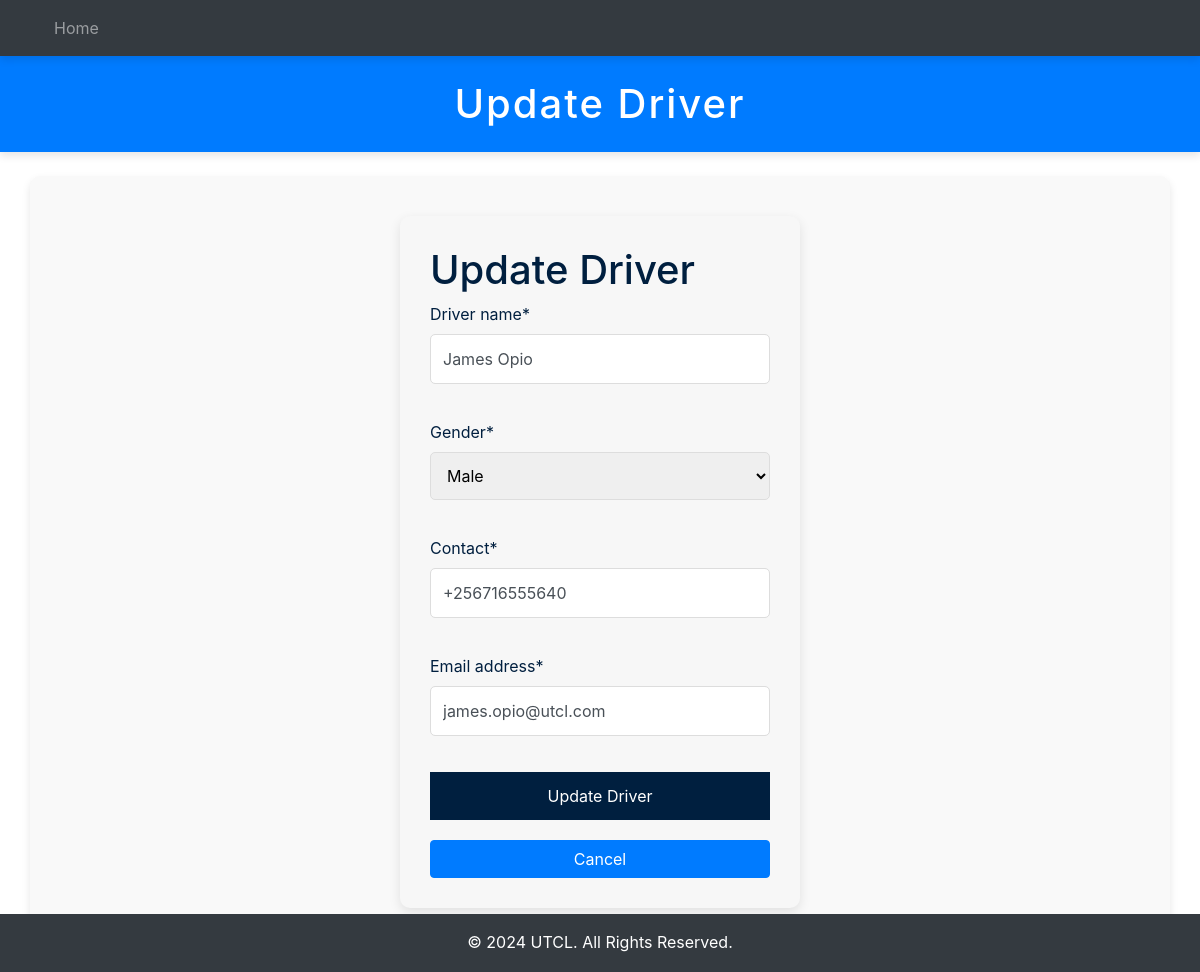
Page /drivers/edit/4/ on the earlier database version.
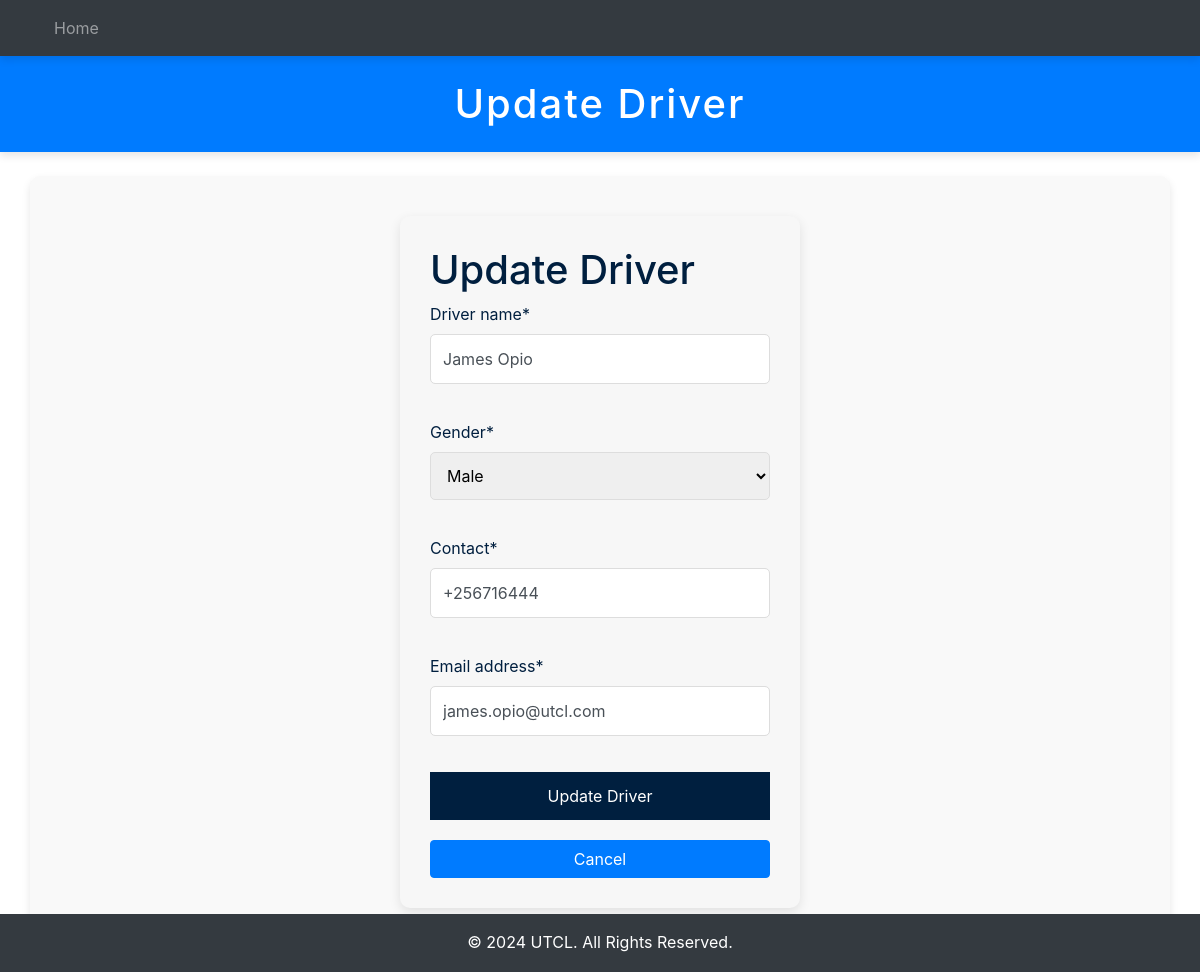
Same page on the later database version.
### fleetApp/models.py (models this page shows, shortened)
class Driver(models.Model):
  GENDER_OPTION = [
    ("M", "Male"),
    ("F", "Female")
  ]
  driver_name = models.CharField(max_length=50)
  gender = models.CharField(max_length=2, choices=GENDER_OPTION)
  contact = models.CharField(max_length=20)
  email_address = models.EmailField()
  vehicle = models.ForeignKey(Vehicle, on_delete=models.SET_NULL, null=True)

### fleetApp/views.py (the view)
# urls.py: path('drivers/edit/<int:driver_id>/', views.edit_driver, name='edit_driver'),
def edit_driver(request, driver_id):
    driver = get_object_or_404(Driver, id=driver_id)
    if request.method == 'POST':
        form = DriverForm(request.POST, instance=driver)
        if form.is_valid():
            form.save()
            return redirect('drivers')
    else:
        form = DriverForm(instance=driver)
    context = {
        'form': form,
        'driver': driver,
    }
    return render(request, 'fleetApp/driver/edit_driver.html', context)

### fleetApp/forms.py
class DriverForm(forms.ModelForm):
    class Meta:
        model = Driver
        fields = ['driver_name', 'gender', 'contact', 'email_address']

### fleetApp/templates/fleetApp/driver/edit_driver.html (shortened to what this page needs)
{% extends "main.html" %}
{% load crispy_forms_tags %}
{% block header %}Update Driver {% endblock %}
{% block content %}
<div class="form-container">
  <h1>Update Driver</h1>
  <form method="POST">
    {{ form|crispy }}
    <button type="submit">Update Driver</button>
    <a href="{% url 'drivers' %}" class="btn btn-primary">Cancel</a>
  </form>
</div>
{% endblock %}

Differences in the rows shown:
changed Driver "James Opio": contact "+256716555640" → "+256716444"
